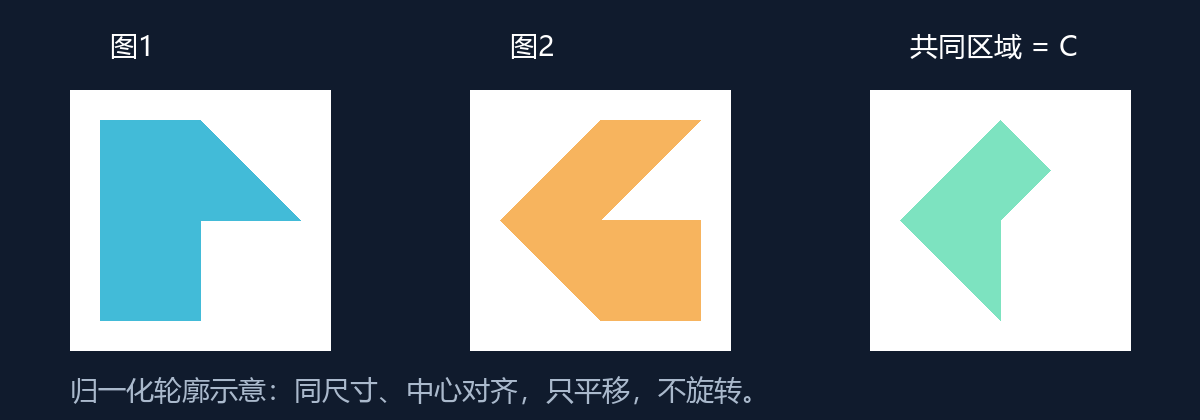

The Python source for this figure:
from pathlib import Path
import json
from PIL import Image, ImageDraw, ImageFont

HERE = Path(__file__).resolve().parent
P1 = [(-1,-1),(0,-1),(1,0),(0,0),(0,1),(-1,1)]
P2 = [(0,-1),(1,-1),(0,0),(1,0),(1,1),(0,1),(-1,0)]
C = [(0,-1),(.5,-.5),(0,0),(0,1),(-1,0)]
parts = [ [(-1,0),(0,-1),(0,0)], [(0,-1),(.5,-.5),(0,0)], [(-1,0),(0,0),(0,1)] ]

def area(poly):
    return abs(sum(x*y2-x2*y for (x,y),(x2,y2) in zip(poly,poly[1:]+poly[:1])))/2

# Exact partition: P1 = left rectangle plus upper-right triangle;
# P2 = upper diagonal parallelogram plus lower trapezoid.
# Their intersection is exactly the three triangles listed above.
assert sum(area(p) for p in parts) == area(C) == 1.25
report = {
 'coordinate_convention':'x to right, y down, shared square [-1,1] x [-1,1]',
 'first_polygon':P1, 'second_polygon':P2, 'intersection_C':C,
 'intersection_triangle_partition':parts, 'intersection_area':area(C),
 'display_instruction':'same size, centered alignment, translation only; no rotation or reflection',
 'source_black_pixel_bbox_threshold_128':{'first':[319,16,372,68],'second':[401,16,451,69],'C':[300,129,339,180]},
 'registration_note':'Source black-shape bbox centers are about 80.5px apart; grid centers are about85px apart. Do not align source shapes using grid offset alone. Normalized polygons idealize slight raster/printing distortions.',
 'comparison':'Computed intersection has same five directed edges and notch as C; source scan differs by approximately 1-2px in edge proportions after shape-centered normalization.'
}
(HERE/'second_group_geometry.json').write_text(json.dumps(report,ensure_ascii=False,indent=2),encoding='utf-8')

im=Image.new('RGB',(1200,420),'#101B2D')
d=ImageDraw.Draw(im)
f=ImageFont.truetype(r'C:\Windows\Fonts\msyh.ttc',28)
for i,(poly,color,title) in enumerate([(P1,'#42BBD8','图1'),(P2,'#F7B45E','图2'),(C,'#7DE3C0','共同区域 = C')]):
    cx=200+400*i; cy=220; scale=100
    d.rectangle((cx-130,cy-130,cx+130,cy+130),fill='white')
    d.polygon([(cx+x*scale,cy+y*scale) for x,y in poly],fill=color)
    d.text((cx-90,26),title,font=f,fill='white')
d.text((70,370),'归一化轮廓示意：同尺寸、中心对齐，只平移，不旋转。',font=f,fill='#AAB9CC')
im.save(HERE/'second_group_geometry.png')
print(json.dumps(report,ensure_ascii=False))
